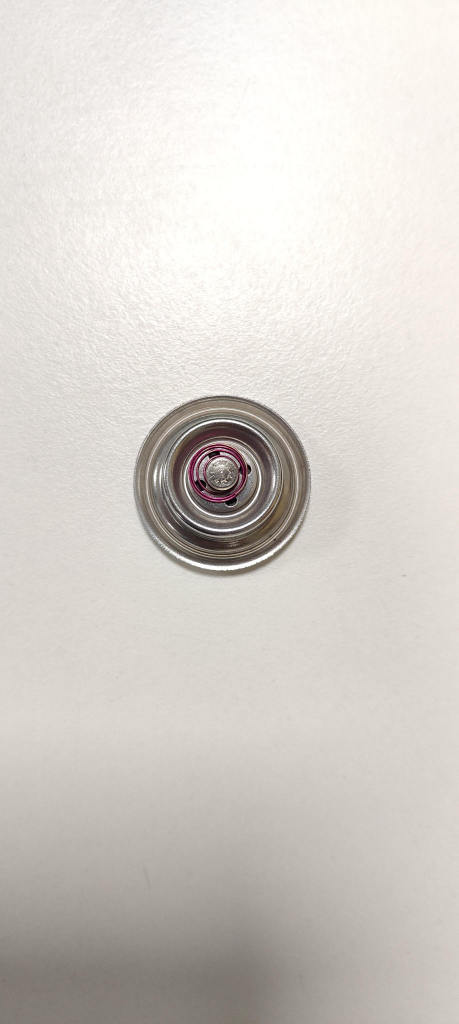
#> input picture assests/Media.jpeg, 917 x 2048 px (shown at 1/2 size)
$ python -i utils.py   (imports and definitions only)
#> lines starting #> are read from the running program, lines starting #| are printed output that depends on the picture; after the words box and inside, x2 and y2 are one past the last pixel; in counts of white or black regions, pixels touching at a corner belong together
#> further down, picture is the input picture: shape (2048, 917, 3); mean B, G, R 203, 208.3, 212.9
import os
import cv2
import numpy as np

path = 'assests/Media.jpeg'
# [1 line not run here, left out]
# [1 line that did not run here, left out]

gold_head_lower =  np.array([12, 131, 119], dtype=np.uint8)
gold_head_upper = np.array([32, 151, 199], dtype=np.uint8)

pink_spring_lower = np.array([161, 186, 29], dtype=np.uint8)
pink_spring_upper = np.array([181, 206, 109], dtype=np.uint8)

pink_lower = np.array([160, 100, 100], dtype=np.uint8)
pink_upper = np.array([180, 255, 255], dtype=np.uint8)

knob_area_threshold = 50
spring_area_threshold = 1000
pink = (203, 192, 255)
gold = (0, 215, 255)

def detect_pink_spring_gold_knob(image):
    hsv_image = cv2.cvtColor(image, cv2.COLOR_BGR2HSV)
#> hsv_image: shape (2048, 917, 3); mean H, S, V 18, 13.6, 213

    # for gold knob
    mask = cv2.inRange(hsv_image, gold_head_lower, gold_head_upper)
#> mask: shape (2048, 917); every value is 0

    kernel = np.ones((5,5), dtype=np.uint8)
    dilated = cv2.dilate(mask, kernel, iterations=6)
    contours, hierarchy = cv2.findContours(image=dilated, mode=cv2.RETR_TREE, method=cv2.CHAIN_APPROX_NONE)
#> contours = []

    image_copy = image.copy()
    for cont in contours:
        x,y,w,h = cv2.boundingRect(cont)
        area = cv2.contourArea(cont)
        print(area)
        if area > knob_area_threshold:
            image_copy = cv2.rectangle(image_copy,(x,y),(x+w,y+h),gold,2)
            cv2.putText(image_copy, "gold knob", (x+w,y+h), 2, 0.7,gold, 1)
#> this loop made 0 passes
            # cv2.imshow('result1', image_copy)
            # cv2.waitKey(0)

    print('knob'+'-'*100)
    spring_mask = cv2.inRange(hsv_image, pink_lower, pink_upper)
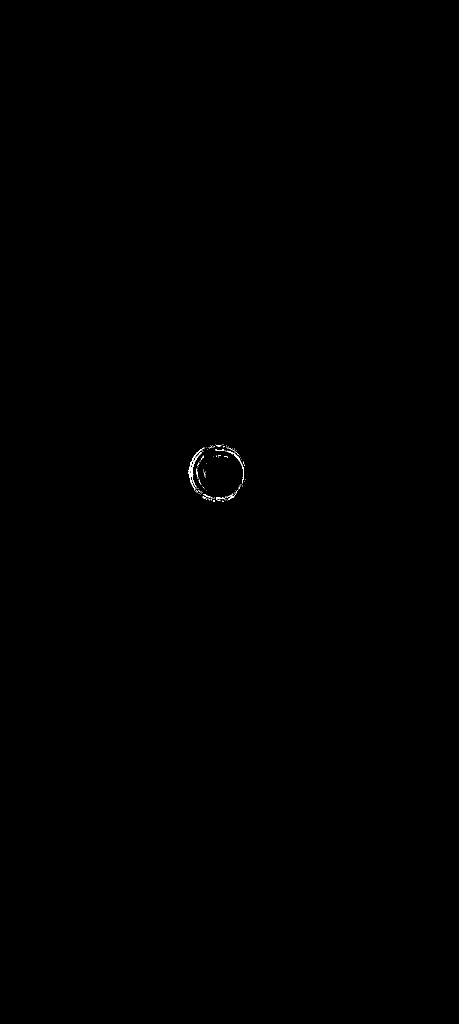
#> spring_mask: shape (2048, 917) (shown at 1/2 size); 0.06% white in thin lines or dots, all inside (x1, y1, x2, y2) = (377, 889, 491, 1004)
    kernel = np.ones((6,6), dtype=np.uint8)
    dilated = cv2.dilate(spring_mask, kernel, iterations=2)
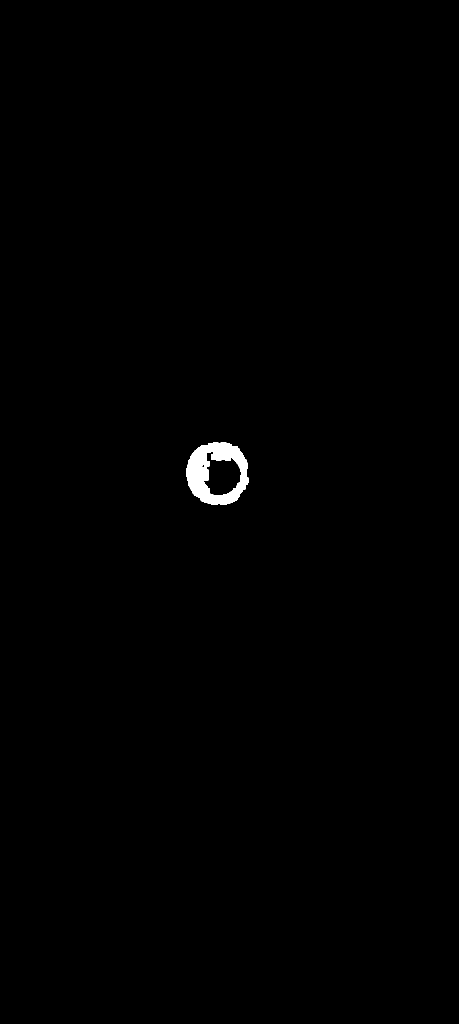
#> dilated: shape (2048, 917) (shown at 1/2 size); 0.44% white; 1 white region
    contours, hierarchy = cv2.findContours(image=dilated, mode=cv2.RETR_TREE, method=cv2.CHAIN_APPROX_NONE)
#> contours = 4 contours, 1 with area under 20; largest, box (x1, y1, x2, y2) and area: (373, 885, 497, 1010) 12260, (403, 902, 483, 992) 4377, (401, 939, 404, 951) 20

    # image_copy = image.copy()
    for cont in contours:
        x,y,w,h = cv2.boundingRect(cont)
        area = cv2.contourArea(cont)
        print(area)
        if area > spring_area_threshold:
            image_copy = cv2.rectangle(image_copy,(x,y),(x+w,y+h),pink,2)
            cv2.putText(image_copy, "Pink spring", (x-10,y-10), 2, 0.7, pink, 1)
#> this loop made 4 passes
#> (x, y, w, h, area) on passes 1, 3, 4: (373, 885, 124, 125, 12260), (401, 939, 3, 12, 20), (403, 902, 80, 90, 4377)
#| 12260.0
#| 2.0
#| 20.0
#| 4377.0
#> pass 1, in detect_pink_spring_gold_knob, `image_copy = cv2.rectangle(image_copy,(x,y),(x+w,y+h),pink,2)`:
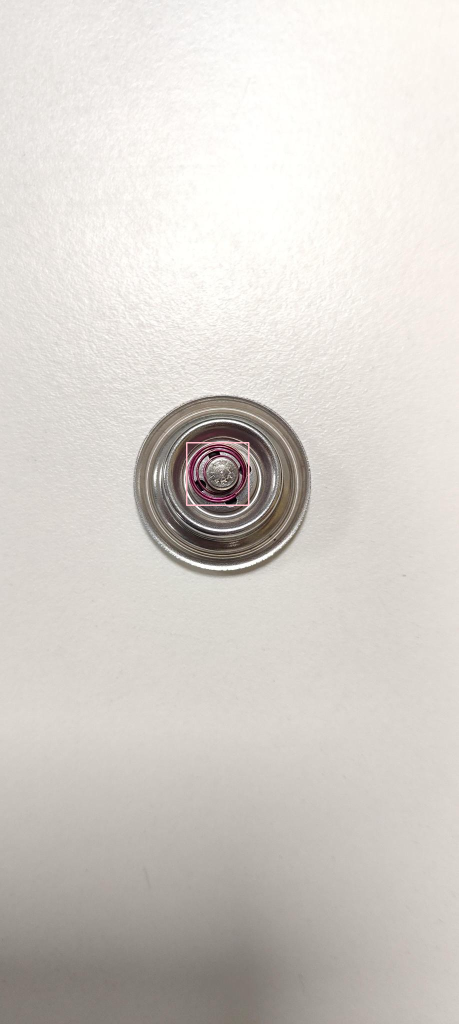
#> image_copy: shape (2048, 917, 3) (shown at 1/2 size); 0.08% of pixels changed, all inside (x1, y1, x2, y2) = (372, 884, 499, 1012)
#> after the loop:
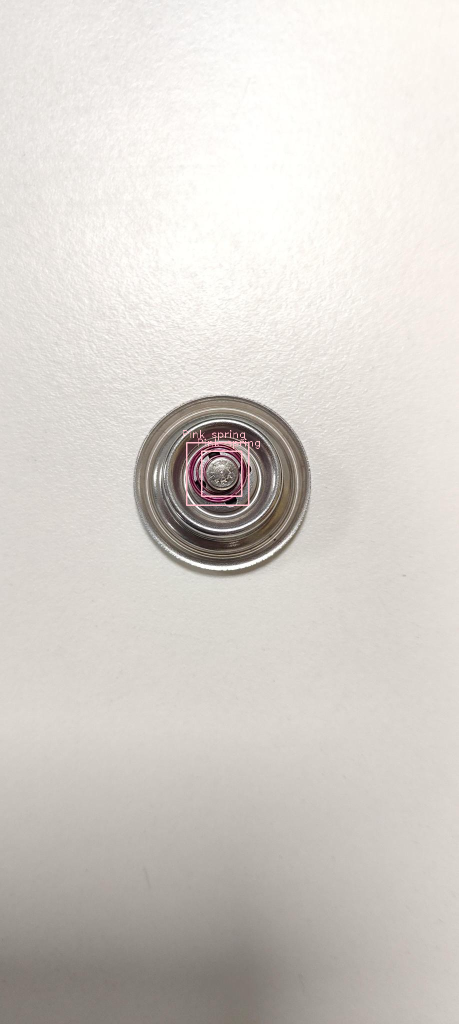
#> image_copy: shape (2048, 917, 3) (shown at 1/2 size); 0.1% of pixels changed, all inside (x1, y1, x2, y2) = (366, 860, 520, 994)
            # cv2.imshow('result1', image_copy)
            # cv2.waitKey(0)

    return image_copy

>>> import cv2
>>> picture = cv2.imread('assests/Media.jpeg')
>>> result = detect_pink_spring_gold_knob(picture)
